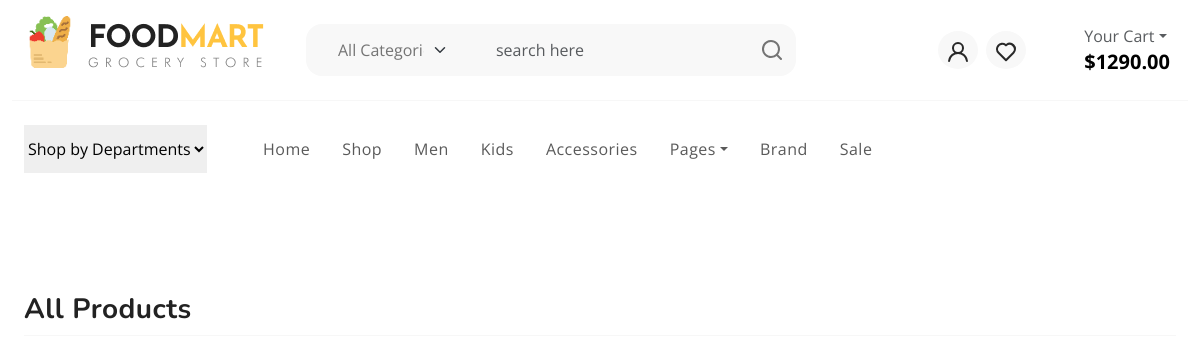
The page /allproducts/ on the database as committed earlier.
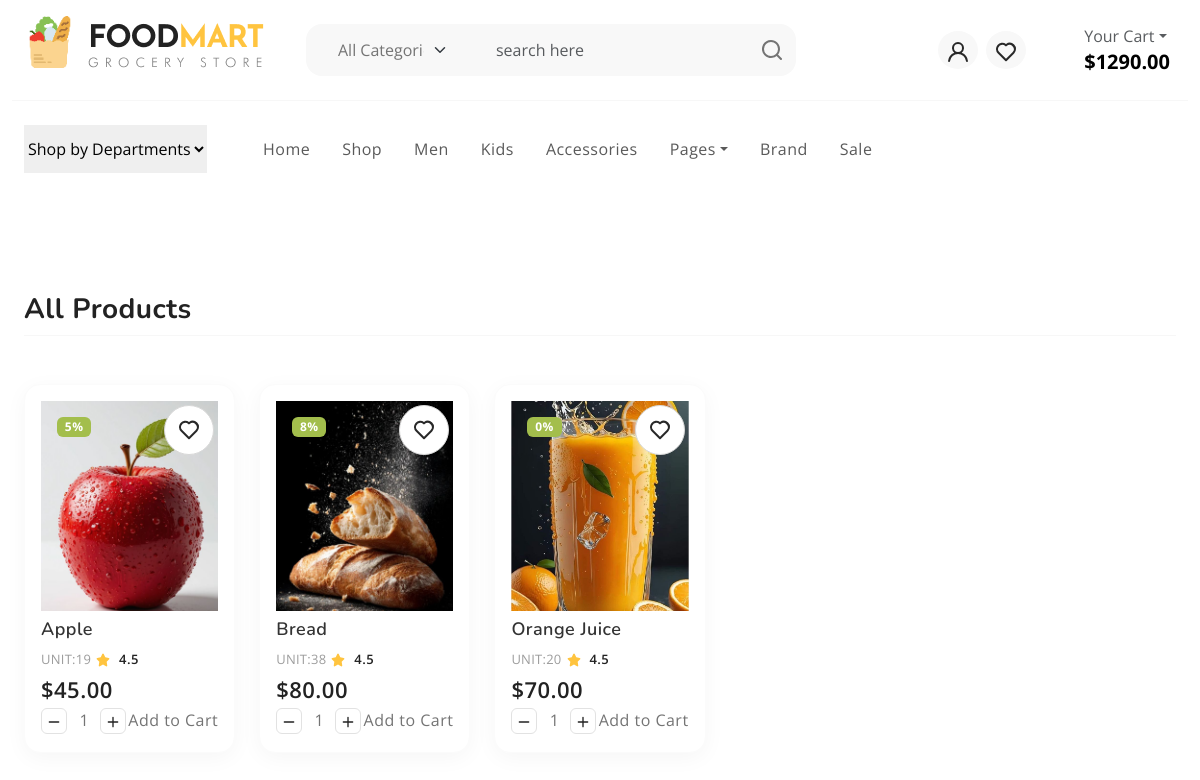
The same page on the database as committed later.
### shop/models.py (models this page shows, shortened)
class Product(models.Model):
    name = models.CharField(max_length=255)
    image = models.ImageField(upload_to='products/',default='products/default.jpg')
    CATEGORY = models.ForeignKey(Category, on_delete=models.CASCADE, related_name="products")
    BRAND = models.ForeignKey(Brand, on_delete=models.CASCADE, related_name="products")
    price = models.DecimalField(max_digits=10, decimal_places=2)
    offer_rate = models.PositiveIntegerField(default=0)
    stock = models.PositiveIntegerField(default=0)
    description = models.TextField(blank=True, null=True)
    created_time = models.DateTimeField(auto_now_add=True)

### shop/views.py (the view)
# urls.py: path('allproducts/', views.allproducts, name='allproducts'),
def allproducts(request):
    products = Product.objects.all().order_by('-created_time')
    return render(request,'allproducts.html', {'products': products})

### templates/allproducts.html (shortened to what this page needs)
{% extends 'base.html' %}
{% block content %}
{% load static %}
<section class="py-5">
      <div class="container-fluid">
        <div class="row">
          <div class="col-md-12">
            <div class="bootstrap-tabs product-tabs">
              <div class="tabs-header d-flex justify-content-between border-bottom my-5">
                <h3>All Products</h3>
              </div>
              <div class="tab-content" id="nav-tabContent">
                <div class="tab-pane fade show active" id="nav-all" role="tabpanel" aria-labelledby="nav-all-tab">
                  <div class="product-grid row row-cols-1 row-cols-sm-2 row-cols-md-3 row-cols-lg-4 row-cols-xl-5">
                  {% for product in products %}
                    <div class="col">
                      <div class="product-item">
                        <span class="badge bg-success position-absolute m-3">{{ product.offer_rate }}%</span>
                        <a href="#" class="btn-wishlist"><svg width="24" height="24"><use xlink:href="#heart"></use></svg></a>
                        <figure style="height: 200px;width: 100%;">
                          <a href="#" title="Product Title">
                            <img src="{{ product.image.url }}" width="100%" style="object-fit: cover;" alt="">
                          </a>
                        </figure>
                        <h3>{{ product.name }}</h3>
                        <span class="qty">UNIT:{{ product.stock }}</span><span class="rating"><svg width="24" height="24" class="text-primary"><use xlink:href="#star-solid"></use></svg> 4.5</span>
                        <span class="price">${{ product.price }}</span>
                        <div class="d-flex align-items-center justify-content-between">
                          <div class="input-group product-qty">
                              <span class="input-group-btn">
                                  <button type="button" class="quantity-left-minus btn btn-danger btn-number" data-type="minus">
                                    <svg width="16" height="16"><use xlink:href="#minus"></use></svg>
                                  </button>
                              </span>
                              <input type="text" id="quantity" name="quantity" class="form-control input-number" value="1">
                              <span class="input-group-btn">
                                  <button type="button" class="quantity-right-plus btn btn-success btn-number" data-type="plus">
                                      <svg width="16" height="16"><use xlink:href="#plus"></use></svg>
                                  </button>
                              </span>
                          </div>
                          <a href="#" class="nav-link">Add to Cart <iconify-icon icon="uil:shopping-cart"></a>
                        </div>
                      </div>
                    </div>
                    {% endfor %}
                  </div>
              </div>
            </div>
          </div>
        </div>
      </div>
    </section>
{% endblock %}

Rows that differ between the two databases and show on the page:
added Product: offer_rate "5", image (picture), name "Apple", stock "19", price "45.00"
added Product: offer_rate "8", image (picture), name "Bread", stock "38", price "80.00"
added Product: offer_rate "0", image (picture), name "Orange Juice", stock "20", price "70.00"
